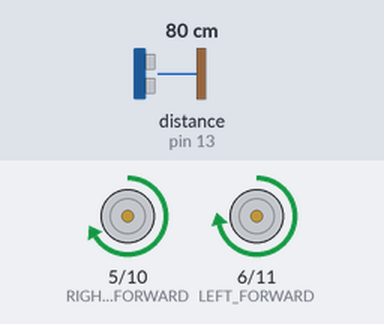
Recording of a sketch running on a simulated Arduino Uno, built with avr-gcc and run on an emulated ATmega328P. Parts: motor-driver pin pairs drawn as motors (green arrow = first pin HIGH = forward, orange = second pin HIGH = backward, longer = more drive). Wiring (inferred from the names in the program): ultrasonic range finder: trigger pin 12; echo pin 13. The inputs (shaded band) are chosen by the test bench; at power-on: distance to the obstacle (sensor on pin 13) 80 cm. The echo pulse lasts 58.3 µs per cm.

Above: at 4.2 s.
4.3 s: distance to the obstacle (sensor on pin 13) set to 14 cm
5.8 s: distance to the obstacle (sensor on pin 13) set to 11 cm
At 7.4 s:
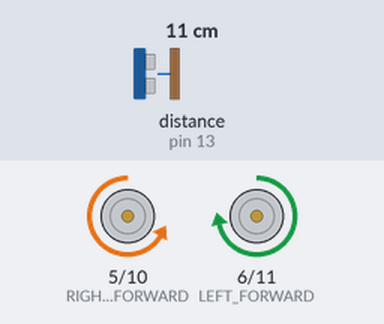
At 16.8 s:
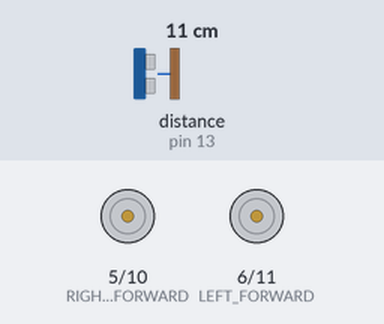
Timing chart, 0 to 17.5 s (numbered marks = the images above; inputs shaded):
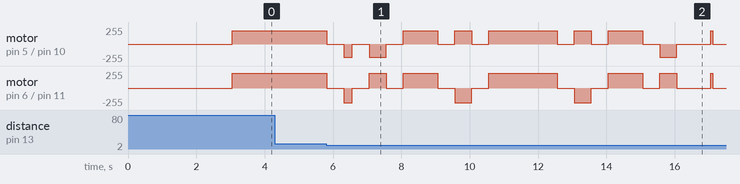

Measured:
- the behaviour switches between 13 and 12 cm on distance to the obstacle (sensor on pin 13) (found by bisection; images 0 and 1)
- after the input at 4.3 s, every drawn part: stays the same

The sketch:

object_avoidance_exercise.ino
```cpp
const int LEFT_FORWARD = 6;
const int RIGHT_FORWARD = 5;
const int LEFT_BACKWARD = 11;
const int RIGHT_BACKWARD = 10;

const int TRIGGER_PIN = 12;
const int ECHO_PIN = 13;

const int LEFT_SPEED = 220;
const int RIGHT_SPEED = 200;

int halfSecondDelay = 500;
int quarterSecondDelay = 250;
int almostOneSecondDelay = 825;
int oneSecondDelay = 1000;
int twoSecondDelay = 2000;

void setup(){
  Serial.begin(9600);
  pinMode(LEFT_FORWARD, OUTPUT);
  pinMode(RIGHT_FORWARD, OUTPUT);
  pinMode(LEFT_BACKWARD, OUTPUT);
  pinMode(RIGHT_BACKWARD, OUTPUT);
  pinMode(TRIGGER_PIN, OUTPUT);
  pinMode(ECHO_PIN, INPUT);
  delay(3000);
}

void loop(){
  delay(50);
  int distance = getDistance();

  if (distance > 0 && distance < 12) {
    squareSequence();
    stopMotors();
    moveForward();
  }
  else {
    moveForward();
  }

}

void moveForward(){
  analogWrite(LEFT_FORWARD, LEFT_SPEED);
  analogWrite(RIGHT_FORWARD, RIGHT_SPEED);
  digitalWrite(LEFT_BACKWARD, LOW);
  digitalWrite(RIGHT_BACKWARD, LOW);
}

void moveBackward(){
  digitalWrite(LEFT_FORWARD, LOW);
  digitalWrite(RIGHT_FORWARD, LOW);
  analogWrite(LEFT_BACKWARD, LEFT_SPEED);
  analogWrite(RIGHT_BACKWARD, RIGHT_SPEED);
}

void turnRight(){
  analogWrite(LEFT_FORWARD, LEFT_SPEED);
  digitalWrite(LEFT_BACKWARD, LOW);
  digitalWrite(RIGHT_FORWARD, LOW);
  analogWrite(RIGHT_BACKWARD, RIGHT_SPEED);
}

void turnLeft(){
  digitalWrite(LEFT_FORWARD, LOW);
  analogWrite(LEFT_BACKWARD, LEFT_SPEED);
  analogWrite(RIGHT_FORWARD, RIGHT_SPEED);
  digitalWrite(RIGHT_BACKWARD, LOW);
}

void stopMotors(){
  digitalWrite(LEFT_FORWARD, LOW);
  digitalWrite(RIGHT_FORWARD, LOW);
  digitalWrite(LEFT_BACKWARD, LOW);
  digitalWrite(RIGHT_BACKWARD, LOW);
  delay(halfSecondDelay);
}

void squareSequence(){
  stopMotors();
  moveBackward();
  delay(quarterSecondDelay);
  stopMotors();
  turnRight();
  delay(halfSecondDelay);
  stopMotors();
  moveForward();
  delay(oneSecondDelay);
  stopMotors();
  turnLeft();
  delay(halfSecondDelay);
  stopMotors();
  moveForward();
  delay(twoSecondDelay);
  stopMotors();
  turnLeft();
  delay(halfSecondDelay);
  stopMotors();
  moveForward();
  delay(oneSecondDelay);
  stopMotors();
  turnRight();
  delay(halfSecondDelay);
  stopMotors();
}

int getDistance(){
  digitalWrite(TRIGGER_PIN, LOW);
  delayMicroseconds(2);
  digitalWrite(TRIGGER_PIN, HIGH);
  delayMicroseconds(10);
  digitalWrite(TRIGGER_PIN, LOW);

  long duration = pulseIn(ECHO_PIN, HIGH, 10000);

  if (duration == 0) {
    return -1;
  }

  float distance = duration * 0.034 / 2;
  return (int)distance;
}
```
